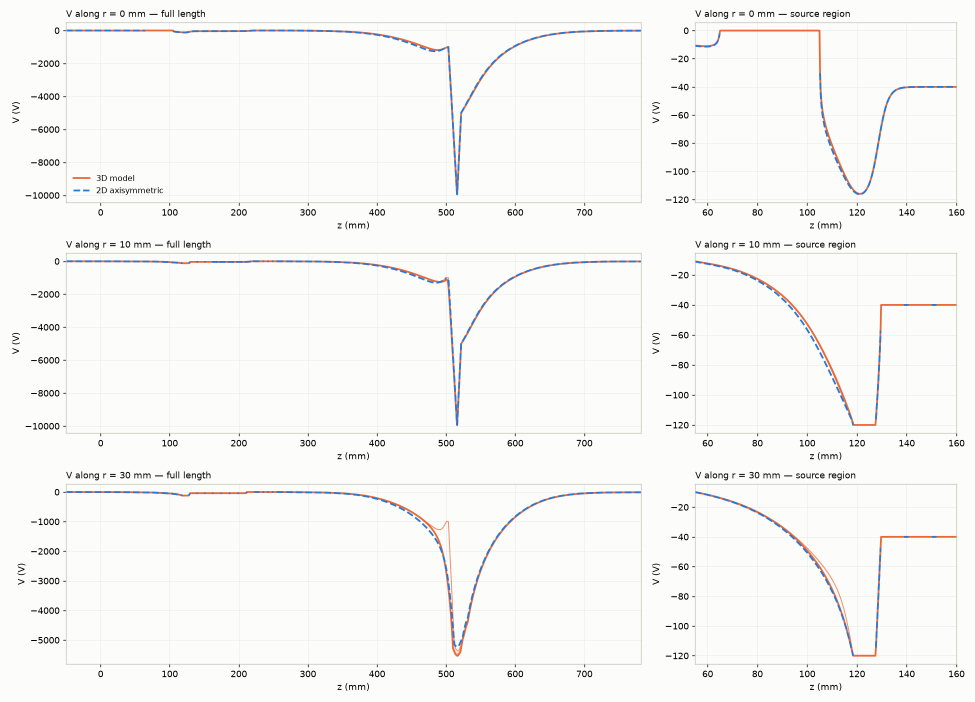
#> input picture logs/compare_axis_meshA.png, 1950 x 1404 px, given in place of summary.png, which was not available (shown at 1/2 size)
$ python make_figs.py ../../logs out.png
#> lines starting #> are read from the running program, lines starting #| are printed output that depends on the picture
"""Figures for Lab Report 3 (draft). Reads the run log and stored results; writes PNGs."""
import json, sqlite3, sys
from pathlib import Path
import matplotlib
matplotlib.use("Agg")
import matplotlib.pyplot as plt
from PIL import Image

ROOT = Path(sys.argv[1])
OUT = Path(sys.argv[2]); OUT.mkdir(parents=True, exist_ok=True)
SPEC = "3096a6d355e234ef625fea76da5fce2d0a4764848fbfe4dce7815d36fcffc5a6"  # current spec
BEST = "69da2f2d6e4843ac8205a1a141e19d51"

BLUE, ORANGE, AQUA, GRAY = "#2a78d6", "#eb6834", "#1baf7a", "#a3a29c"
INK, INK2, GRID = "#0b0b0b", "#52514e", "#e4e3df"
plt.rcParams.update({
    "font.family": "DejaVu Sans", "font.size": 9, "axes.edgecolor": INK2, "axes.labelcolor": INK,
    "xtick.color": INK2, "ytick.color": INK2, "axes.spines.top": False, "axes.spines.right": False,
    "axes.grid": True, "grid.color": GRID, "grid.linewidth": 0.6, "axes.axisbelow": True,
    "legend.frameon": False, "savefig.dpi": 220, "figure.facecolor": "white",
})

# ---- Fig: best B0 design, cropped from the run's stored summary.png ----
im = Image.open(ROOT / "results" / BEST / "plots" / "summary.png")
#> im is the input picture: PIL image 1950x1404 RGBA; mean R, G, B, A 247.8, 247.5, 246.7, 255
from PIL import ImageDraw
cr = im.crop((0, 85, 1540, 755)); ImageDraw.Draw(cr).rectangle((1105, 345, 1540, 670), fill=im.getpixel((5, 5)))
#> after `cr = im.crop((0, 85, 1540, 755))`:
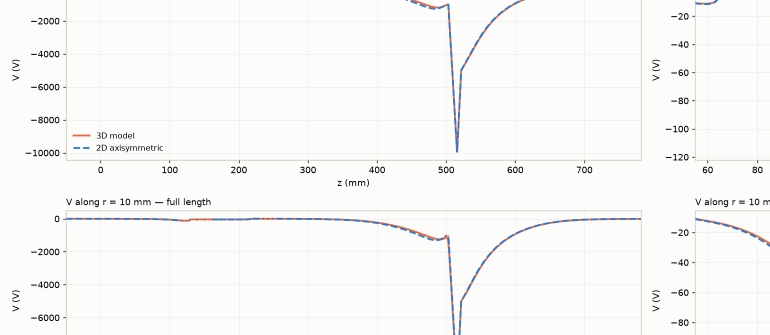
#> cr: PIL image 1540x670 RGBA (shown at 1/2 size); mean R, G, B, A 248.1, 248, 247.2, 255
cr.save(OUT / "fig_best_b0_beam.png")

# ---- Fig: image mapping r(theta) and resolution dtheta(theta) of the best design ----
#> (the run stopped early here; a loop or call above may not have finished)

$ run again, on logs/emission_fit.png
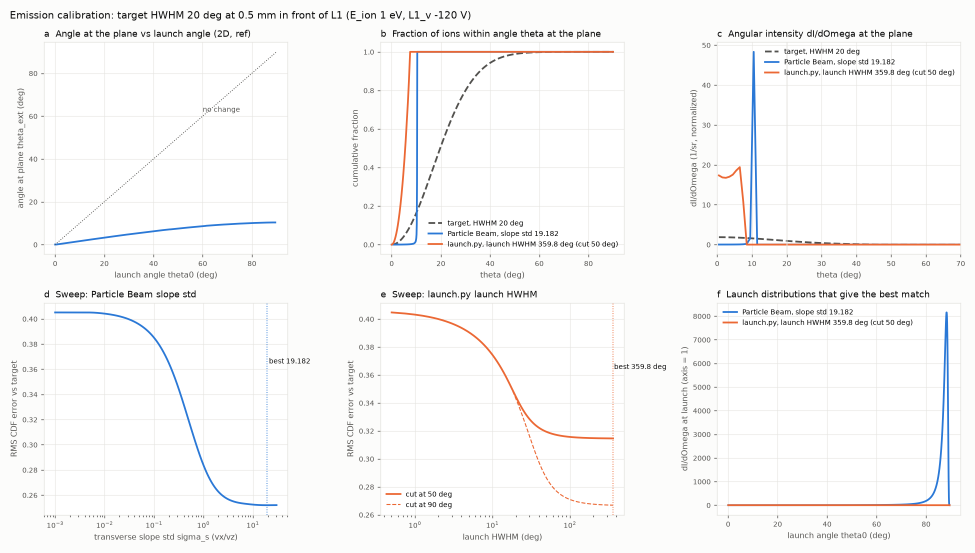
#> input picture logs/emission_fit.png, 1950 x 1105 px, given in place of summary.png, which was not available (shown at 1/2 size)
#> im is the input picture: PIL image 1950x1105 RGBA; mean R, G, B, A 248.4, 248.2, 248, 255
#> `cr = im.crop((0, 85, 1540, 755))`:
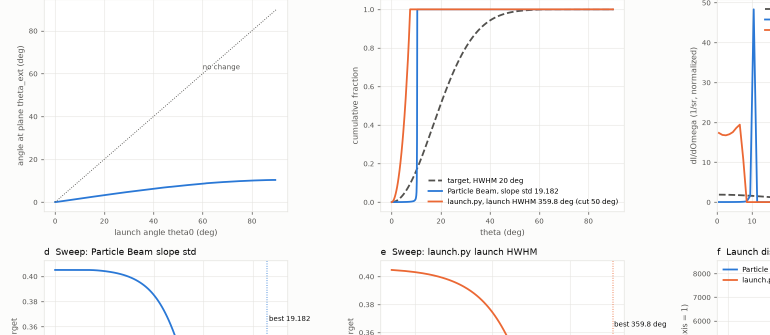
#> cr: PIL image 1540x670 RGBA (shown at 1/2 size); mean R, G, B, A 248.8, 248.7, 248.6, 255

$ run again, on logs/overlay_mcp.png
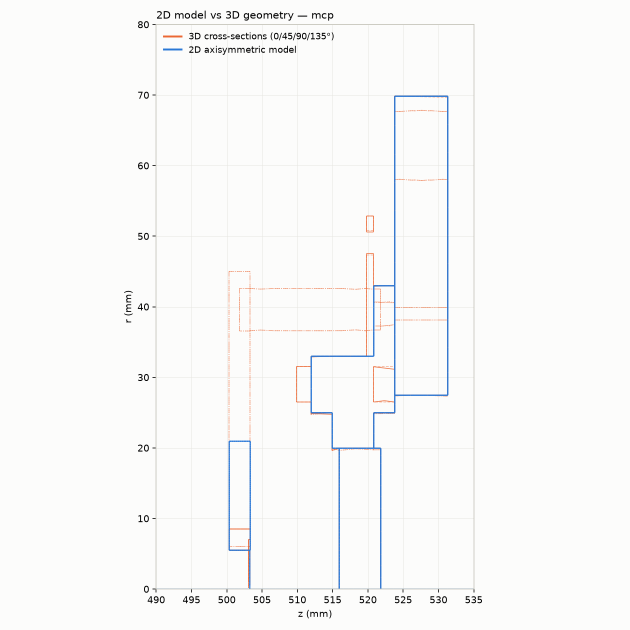
#> input picture logs/overlay_mcp.png, 1260 x 1260 px, given in place of summary.png, which was not available (shown at 1/2 size)
#> im is the input picture: PIL image 1260x1260 RGBA; mean R, G, B, A 249.3, 249.4, 248.8, 255
#> `cr = im.crop((0, 85, 1540, 755))`:
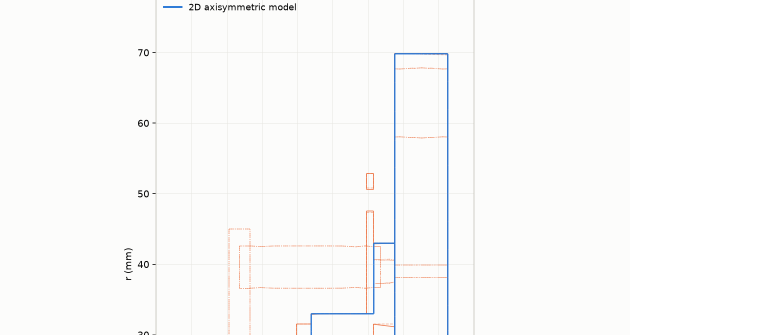
#> cr: PIL image 1540x670 RGBA (shown at 1/2 size); mean R, G, B, A 204.6, 204.6, 204, 208.6; transparent parts drawn white

$ run again, on logs/overlay_overview.png
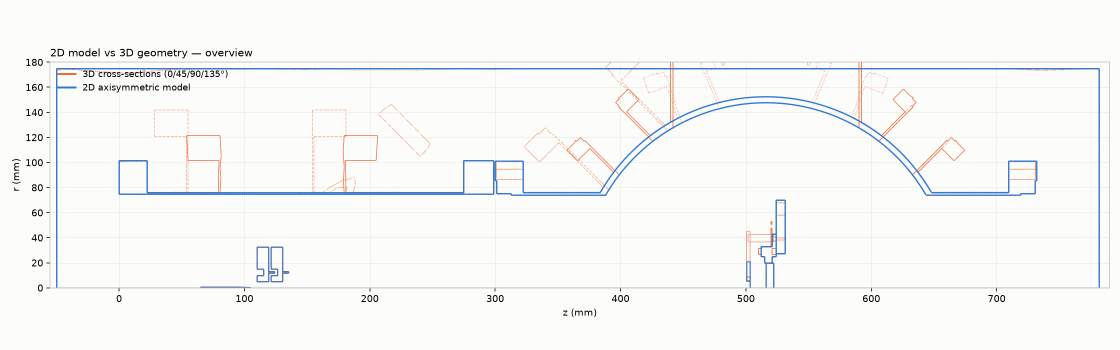
#> input picture logs/overlay_overview.png, 2240 x 700 px, given in place of summary.png, which was not available (shown at 1/2 size)
#> im is the input picture: PIL image 2240x700 RGBA; mean R, G, B, A 247.2, 247.6, 247.6, 255
#> `cr = im.crop((0, 85, 1540, 755))`:
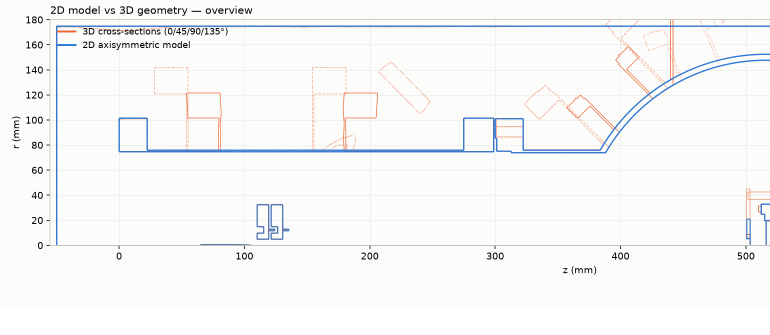
#> cr: PIL image 1540x670 RGBA (shown at 1/2 size); mean R, G, B, A 225.9, 226.3, 226.4, 234.1; transparent parts drawn white
